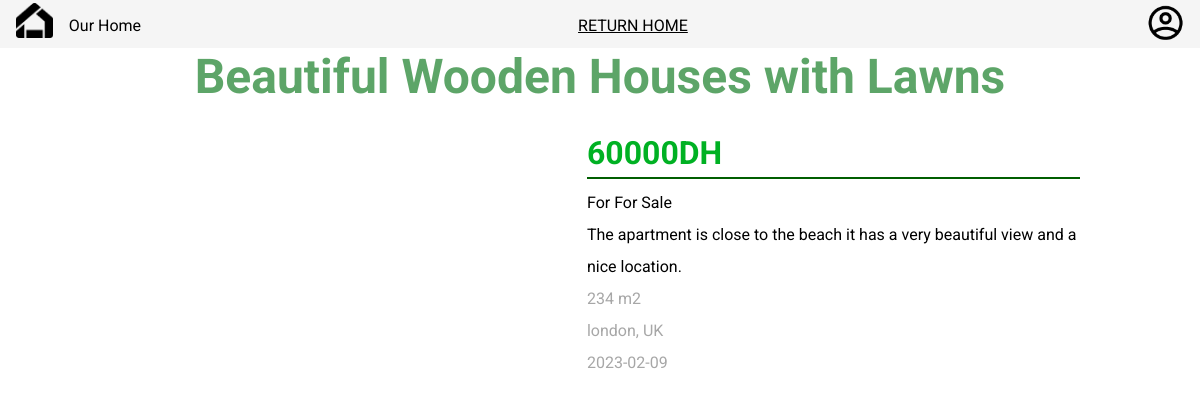
Before: /info.php?id=1 with the older database file.
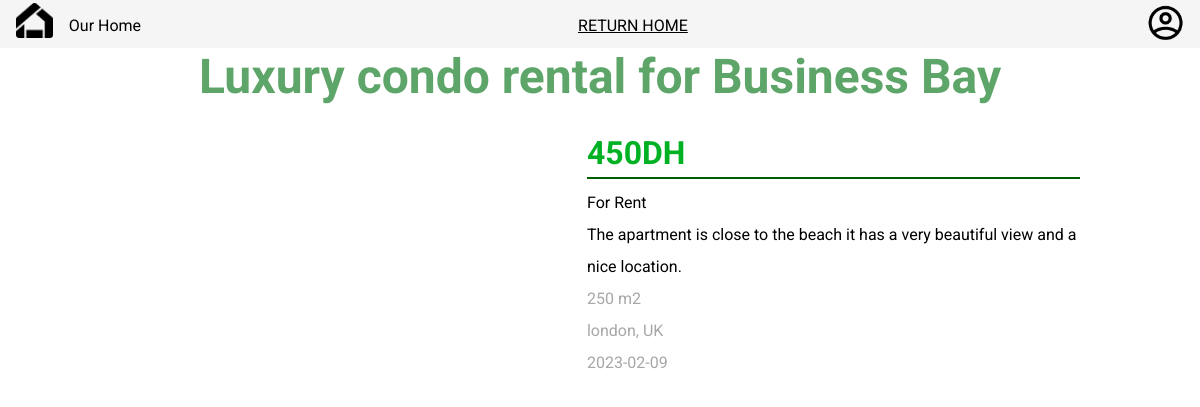
After: the same page with the newer database file.
### tables this page shows
CREATE TABLE `announce` (
  `ID` int(11) NOT NULL,
  `TITTLE` varchar(255) NOT NULL,
  `PRICE` decimal(10,0) NOT NULL,
  `TYPE` varchar(50) NOT NULL,
  `DATE` date NOT NULL,
  `LOCATION` varchar(255) NOT NULL,
  `IMAGE` varchar(2000) NOT NULL,
  `SPACE` int(11) NOT NULL,
  `DESCRIPTION` varchar(2555) NOT NULL
);

### info.php (the view, shortened to what this page needs)
<?php
require "connect.php";
if(isset($_GET["id"])){
    $ID = $_GET["id"];
    $query = $conn->query("SELECT * FROM announce WHERE `ID` = '$ID'"); $array = $query->fetch(PDO::FETCH_ASSOC); } ?>
<!DOCTYPE html>
<html lang="en">
  <head>
    <link rel="stylesheet" href="style3.css" />
  </head>
  <body>
    <nav>
      <div>
        <a href="index.php"><img src="image/Vector.png" alt="Home Logo" /></a>
        <p>Our Home</p>
      </div>
      <div id="nav">
        <a href="index.php" id="announce">RETURN HOME</a>
      </div>
      <div id="profile">
        <a href="#"><img src="./image/profile.png" alt="profile logo" /></a>
      </div>
    </nav>
    <h1><?php if(isset($_GET["id"])){echo $array["TITTLE"];} ?></h1>
    <section class="infoContainer">
      <img src="image/<?php if(isset($_GET["id"])){echo $array["IMAGE"];} ?>.jpg" alt="" width="500">
      <div id="infos">
        <h2><?php if(isset($_GET["id"])){echo $array["PRICE"];} ?>DH</h2>
        <hr>
        <p>For <?php if(isset($_GET["id"])){echo $array["TYPE"];} ?></p>
        <p><?php if(isset($_GET["id"])){echo $array["DESCRIPTION"];} ?></p>
        <p class="silver"><?php if(isset($_GET["id"])){echo $array["SPACE"];} ?> m2</p>
        <p class="silver"><?php if(isset($_GET["id"])){echo $array["LOCATION"];} ?></p>
        <p class="silver"><?php if(isset($_GET["id"])){echo $array["DATE"];} ?></p>
      </div>
    </section>
  </body>
</html>

### style3.css (style rules this page uses)
* { margin: 0; padding: 0; box-sizing: border-box; font-family: 'Roboto', sans-serif; font-size: 1rem; }
nav { background-color: whitesmoke; width: 100%; display: flex; justify-content: space-between; flex-wrap: wrap; height: 3rem; padding: 0 1rem ; }
nav div p { width: 100%; padding-top: 1rem; padding-left: 1rem; }
nav div:first-child { display: flex; justify-content: space-between; flex-direction: row; }
nav div:first-child img { width: 2.3rem; height: 2.4rem; padding-top: .2rem; }
#nav a { margin-right: 1.4rem; font-weight: 400; }
#nav { padding-top: 1rem; justify-content: space-between; justify-content: center; }
#profile img { padding: .3rem 0 0 0; width: 2.3rem; }
a { color: #000000; }
h1 { font-size: 3rem; color: rgba(0, 113, 17, 0.635); text-align: center; }
h2 { font-size: 2rem; color: #00b123; }
#infos { display: flex; flex-direction: column; line-height: 2rem; }
.infoContainer { width: 80%; display: block; margin: auto; display: flex; margin-top: 2rem; }
hr { border: .1rem solid #005e00; color: rgb(0, 87, 20); margin: .5rem 0; }
.infoContainer img { margin-right: 3rem; border-radius: 5px; }
.silver { color: #A7A7A7; }

Changed rows visible on the page:
changed announce "london, UK": TITTLE "Beautiful Wooden Houses with Lawns" → "Luxury condo rental for Business Bay"; PRICE "60000" → "450"; TYPE "For Sale" → "Rent"; SPACE "234" → "250"
